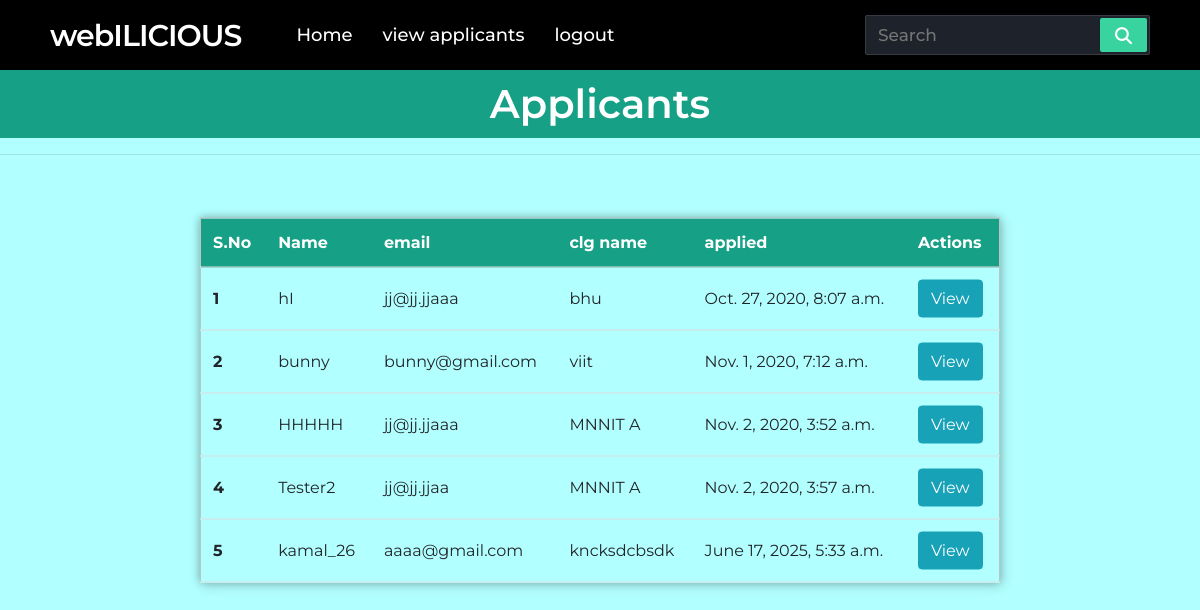
The page /controller/viewapplicants on the database its author committed.
### controller/models.py (models this page shows, shortened)
class Applicants(models.Model):
    applicant = models.OneToOneField(User,on_delete=models.CASCADE)
    app_email=models.CharField(max_length=255)
    app_clg=models.CharField(max_length=255)
    dateregisteres= models.DateTimeField(auto_now_add=True)

### controller/views.py (the view)
# urls.py: path('viewapplicants',views.viewapplicants,name="viewapplicants"),
def viewapplicants(request):
    item = Applicants.objects.all()
    context ={'item' : item}
    return render(request,'controller/viewapp.html',context)

### controller/templates/controller/viewapp.html (shortened to what this page needs)
{% extends 'controller/base.html' %}
{% load static %}
{% block body %}
{% if item %}
<body>
    <h1>Applicants</h1>
    <hr>
    <table>
        <tr id="header">
            <th scope="col">S.No</th>
        <th scope="col">Name</th>
        <th scope="col">email</th>
        <th scope="col">clg name</th>
        <th scope="col">applied</th>
        <th scope="col">Actions</th>
        </tr>
        {%  for ite in item %}
      <tr>
        <th scope="row">{{ forloop.counter }}</th>
        <td>{{ ite.applicant }}</td>
        <td>{{ ite.app_email }}</td>
        <td>{{ ite.app_clg }}</td>
        <td>{{ ite.dateregisteres }}</td>
        <td>
        <a href="{%url 'completedetails' ite.id %}" class="btn btn-info text-white">View</a>
        </td>
      </tr>
      {% endfor %}
      {% else %}
      <h6 style="margin-top: 100px;color: #c9302c"> No applications present!!! </h6>
      {% endif %}
    </table>
</body>
{% endblock body %}

### controller/templates/controller/base.html (shortened to what this page needs)
{% load static %}
<!doctype html>
<html lang="en">
  <head>
    <link rel="stylesheet" href="https://stackpath.bootstrapcdn.com/bootstrap/4.5.2/css/bootstrap.min.css">
    <link rel="stylesheet" href="{% static 'css/base.css' %}">
  </head>
  <body >
    <nav class="nav-bar">
        <div class="logo">
        webILICIOUS</div>
        <div class="nav-items">
        <li><a href="{% url 'home' %}">Home</a></li>
        <li><a href="{%url 'viewapplicants'%}">view applicants</a></li>
        <li><a href="{%url 'logout'%}">logout</a></li>
        </div>
        <form action="#">
                <input type="search" class="search-data" placeholder="Search" required>
                <button type="submit" class="fas fa-search"></button>
            </form>
        </nav>
{% block body %}
{% endblock body %}
  </body>
</html>

### static/css/base.css (style rules this page uses)
* { margin: 0; padding: 0; outline: none; box-sizing: border-box; font-family: 'Montserrat', sans-serif; }
nav { background: #000000; display: flex; flex-wrap: wrap; align-items: center; justify-content: space-between; height: 70px; padding: 0 100px; }
nav .logo { color: #fff; font-size: 30px; font-weight: 600; letter-spacing: -1px; }
nav .nav-items { display: flex; flex: 1; padding: 0 0 0 40px; }
nav .nav-items li { list-style: none; padding: 0 15px; }
nav .nav-items li a { color: #fff; font-size: 18px; font-weight: 500; text-decoration: none; }
nav form { display: flex; height: 40px; padding: 2px; background: #1e232b; min-width: 18%!important; border-radius: 2px; border: 1px solid rgba(155,155,155,0.2); }
nav form .search-data { width: 100%; height: 100%; padding: 0 10px; color: #fff; font-size: 17px; border: none; font-weight: 500; background: none; }
nav form button { padding: 0 15px; color: #fff; font-size: 17px; background: #38d39f; border: none; border-radius: 2px; cursor: pointer; }
@media (max-width: 1245px) { nav { padding: 0 50px; } }

### controller/templates/controller/viewapp.html (style rules this page uses)
body { padding: 0px; margin: 0; font-family: Verdana, Geneva, Tahoma, sans-serif; background-color : #B2FFFF; }
table { position: absolute; left: 50%; top: 50%; transform: translate(-50%, -50%); border-collapse: collapse; width: 800px; height: 200px; border: 1px solid #bdc3c7; box-shadow: 2px 2px 12px rgba(0, 0, 0, 0.2), -1px -1px 8px rgba(0, 0, 0, 0.2); }
tr { transition: all .2s ease-in; cursor: pointer; }
th, td { padding: 12px; text-align: left; border-bottom: 1px solid #ddd; }
#header { background-color: #16a085; color: #fff; }
h1 { font-weight: 600; text-align: center; background-color: #16a085; color: #fff; padding: 10px 0px; }

### rows shown on the page
Applicants: applicant "hI", app_email "jj@jj.jjaaa", app_clg "bhu", dateregisteres "Oct. 27, 2020, 8:07 a.m."
Applicants: applicant "bunny", app_email "bunny@gmail.com", app_clg "viit", dateregisteres "Nov. 1, 2020, 7:12 a.m."
Applicants: applicant "HHHHH", app_email "jj@jj.jjaaa", app_clg "MNNIT A", dateregisteres "Nov. 2, 2020, 3:52 a.m."
Applicants: applicant "Tester2", app_email "jj@jj.jjaa", app_clg "MNNIT A", dateregisteres "Nov. 2, 2020, 3:57 a.m."
Applicants: applicant "kamal_26", app_email "aaaa@gmail.com", app_clg "kncksdcbsdk", dateregisteres "June 17, 2025, 5:33 a.m."
